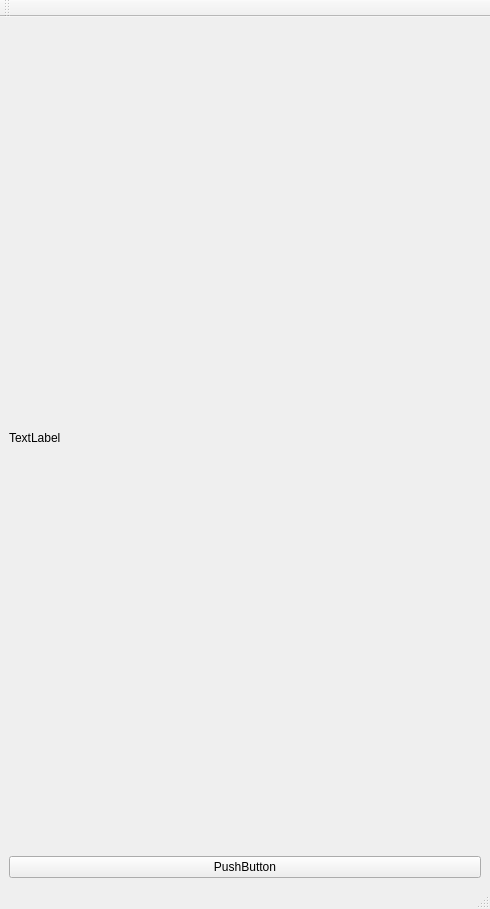
<?xml version="1.0" encoding="UTF-8"?>
<ui version="4.0">
 <class>MainWindow</class>
 <widget class="QMainWindow" name="MainWindow">
  <property name="geometry">
   <rect>
    <x>0</x>
    <y>0</y>
    <width>490</width>
    <height>909</height>
   </rect>
  </property>
  <property name="windowTitle">
   <string>MainWindow</string>
  </property>
  <widget class="QWidget" name="centralwidget">
   <layout class="QVBoxLayout" name="verticalLayout">
    <item>
     <widget class="QLabel" name="label">
      <property name="text">
       <string>TextLabel</string>
      </property>
     </widget>
    </item>
    <item>
     <widget class="QPushButton" name="pushButton">
      <property name="enabled">
       <bool>true</bool>
      </property>
      <property name="minimumSize">
       <size>
        <width>0</width>
        <height>0</height>
       </size>
      </property>
      <property name="text">
       <string>PushButton</string>
      </property>
     </widget>
    </item>
   </layout>
  </widget>
  <widget class="QMenuBar" name="menubar">
   <property name="geometry">
    <rect>
     <x>0</x>
     <y>0</y>
     <width>490</width>
     <height>22</height>
    </rect>
   </property>
  </widget>
  <widget class="QStatusBar" name="statusbar"/>
  <widget class="QToolBar" name="toolBar">
   <property name="windowTitle">
    <string>toolBar</string>
   </property>
   <attribute name="toolBarArea">
    <enum>TopToolBarArea</enum>
   </attribute>
   <attribute name="toolBarBreak">
    <bool>false</bool>
   </attribute>
  </widget>
 </widget>
 <resources/>
 <connections/>
</ui>
